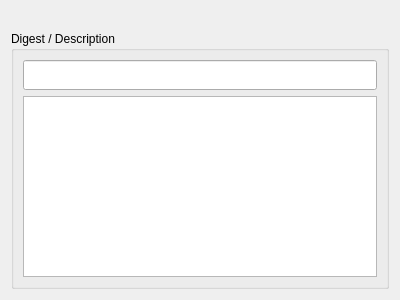
<?xml version="1.0" encoding="UTF-8"?>
<ui version="4.0">
 <class>Help::Edit::Attribute</class>
 <widget class="QWidget" name="Help::Edit::Attribute">
  <property name="geometry">
   <rect>
    <x>0</x>
    <y>0</y>
    <width>400</width>
    <height>300</height>
   </rect>
  </property>
  <property name="windowTitle">
   <string>Form</string>
  </property>
  <layout class="QVBoxLayout" name="verticalLayout_2">
   <item>
    <widget class="QLabel" name="keyInfo">
     <property name="text">
      <string/>
     </property>
     <property name="alignment">
      <set>Qt::AlignLeading|Qt::AlignLeft|Qt::AlignVCenter</set>
     </property>
    </widget>
   </item>
   <item>
    <widget class="QGroupBox" name="digestGroup">
     <property name="title">
      <string>Digest / Description</string>
     </property>
     <property name="flat">
      <bool>true</bool>
     </property>
     <layout class="QVBoxLayout" name="verticalLayout">
      <item>
       <widget class="QLineEdit" name="digestEdit">
        <property name="minimumSize">
         <size>
          <width>0</width>
          <height>30</height>
         </size>
        </property>
       </widget>
      </item>
      <item>
       <widget class="QPlainTextEdit" name="descrptionEdit"/>
      </item>
     </layout>
    </widget>
   </item>
  </layout>
 </widget>
 <resources/>
 <connections/>
</ui>
